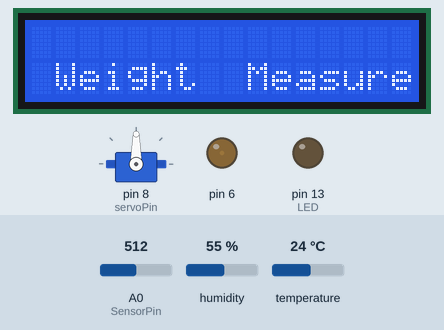
Recording of a sketch running on a simulated Arduino Uno, built with avr-gcc and run on an emulated ATmega328P. Parts: servo, 16×2 character LCD, output pins drawn as LEDs (lit = HIGH). The test bench sets the inputs (shaded band); at power-on: A0 (SensorPin) = 512, humidity 55 %, temperature 24 °C. What the sketch prints to the serial monitor is not drawn.

Above: at 0.1 s.
At 2.6 s:
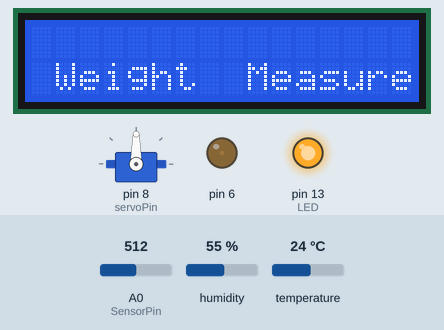
Timing chart, 0 to 130.0 s (numbered marks = the images above):
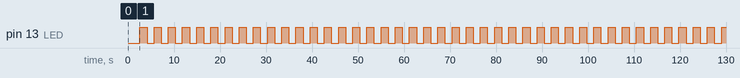

Measured:
- by itself, pin 13 (LED): alternates HIGH for 1.5 s and LOW for 1.5 s

The sketch:

all_IOT_Project.ino
```cpp
// -ve  GnD
// A0 positive
#include <LiquidCrystal.h> //lib for LCD

LiquidCrystal lcd(12, 11, 5, 4, 3, 2);

int Contrast = 10;

//LCD   Ard-UNO
//pin 1 to gnd
//pin 2 5v
//pin 3 6
//pin 4 12
//pin 5 gnd
//pin 6 11
//pin 11 5
//pin 12 4
//pin 13 3
//pin 14 2
//pin 15 5v
//pin 16 gnd

#include <Servo.h>  //add '<' and '>' before and after servo.h

int servoPin = 8;

Servo servo;

int servoAngle = 0;   // servo position in degrees


#include <SimpleDHT.h>

// for DHT11,
//      VCC: 5V or 3V
//      GND: GND
//      DATA: 2
int pinDHT11 = 7;
SimpleDHT11 dht11(pinDHT11);


#define SensorPin A0 //pH meter Analog output to Arduino Analog Input 0
  static unsigned long samplingTime = millis();
#define Offset 0.00 //deviation compensate
#define LED 13
#define samplingInterval 20
#define printInterval 800
#define ArrayLenth 40 //times of collection

int pHArray[ArrayLenth]; //Store the average value of the sensor feedback
int pHArrayIndex = 0;
void setup() {
  pinMode(LED, OUTPUT);
  Serial.begin(9600);
  Serial.println("pH meter experiment!"); //Test the serial monitor
  servo.attach(servoPin);

  //Lcd Display code Starts Here
  analogWrite(6, Contrast);
  lcd.begin(16, 0);
  lcd.setCursor(0, 1);
  lcd.print(" Weight ");
  lcd.print(" Measurement ");
  delay(1000);
  //lcd.clear();
  //Lcd Display code ends Here

}

void loop() {

  //Ph Sensor Code.....
  static unsigned long printTime = millis();
  static float pHValue, voltage;
  if (millis() - samplingTime > samplingInterval) {
    pHArray[pHArrayIndex++] = analogRead(SensorPin);
    if (pHArrayIndex == ArrayLenth)pHArrayIndex = 0;
    voltage = avergearray(pHArray, ArrayLenth) * 5.0 / 1024;
    pHValue = 3.5 * voltage + Offset;
    samplingTime = millis();
  }
  if (millis() - printTime > printInterval) {
    Serial.print("Voltage:");
    Serial.print(voltage, 2);
    Serial.print(" pH value: ");
    Serial.println(pHValue, 2);
    digitalWrite(LED, digitalRead(LED) ^ 1);
    printTime = millis();

  }

  //PH sensor code ends here

  // TEMPERATUE sensor start here...
  Serial.println("=================================");

  // read without samples.
  byte temperature = 0;
  byte humidity = 0;
  int err = SimpleDHTErrSuccess;
  if ((err = dht11.read(&temperature, &humidity, NULL)) != SimpleDHTErrSuccess) {
    Serial.print("Read DHT11 failed, err="); Serial.println(err);delay(1000);
    return;
  }

  Serial.print("Temparate and Humidity : -  ");
  Serial.print((int)temperature); Serial.print(" *C, ");
  Serial.print((int)humidity); Serial.println(" H");

  // DHT11 sampling rate is 1HZ.
  delay(1500);

  //TEMP sensor ends here

  // Servo Motor SG90 COde starts here
  //control the servo's direction and the position of the motor
  /***
   servo.write(10);      // Turn SG90 servo Left to 45 degrees
   delay(2000);          // Wait 1 second
   servo.write(140);      // Turn SG90 servo back to 90 degrees (center position)
   delay(2000);          // Wait 1 second
  ***/

//end control the servo's direction and the position of the motor


//control the servo's speed
 /***
//if you change the delay value (from example change 50 to 10), the speed of the servo changes
  for(servoAngle = 0; servoAngle < 180; servoAngle++)  //move the micro servo from 0 degrees to 180 degrees
  {
    servo.write(servoAngle);
    delay(50);
  }

  for(servoAngle = 180; servoAngle > 0; servoAngle--)  //now move back the micro servo from 0 degrees to 180 degrees
  {
    servo.write(servoAngle);
    delay(10);
  }
  //end control the servo's speed
  ***/
  // Servo Motor SG90 Code ends here
}


//Manual Function for PH Sensor starts here
double avergearray(int* arr, int number) {

  int i;
  int max, min;
  double avg;
  long amount = 0;
  if (number <= 0) {
    Serial.println("Error number for the array to avraging!/n");
    return 0;
  }
  if (number < 5) { //less than 5, calculated directly statistics
    for (i = 0; i < number; i++) {
      amount += arr[i];
    }
    avg = amount / number;
    return avg;
  }
  else {
    if (arr[0] < arr[1]) {
      min = arr[0]; max = arr[1];
    }
    else {
      min = arr[1]; max = arr[0];
    }
    for (i = 2; i < number; i++) {
      if (arr[i] < min) {
        amount += min; //arr<min
        min = arr[i];
      }
      else {
        if (arr[i] > max) {
          amount += max; //arr>max
          max = arr[i];
        }
        else {
          amount += arr[i]; //min<=arr<=max
        }
      }
    }
    avg = (double)amount / (number - 2);

  }
  return avg;
}
//Manual Function for PH Sensor ends here
```
